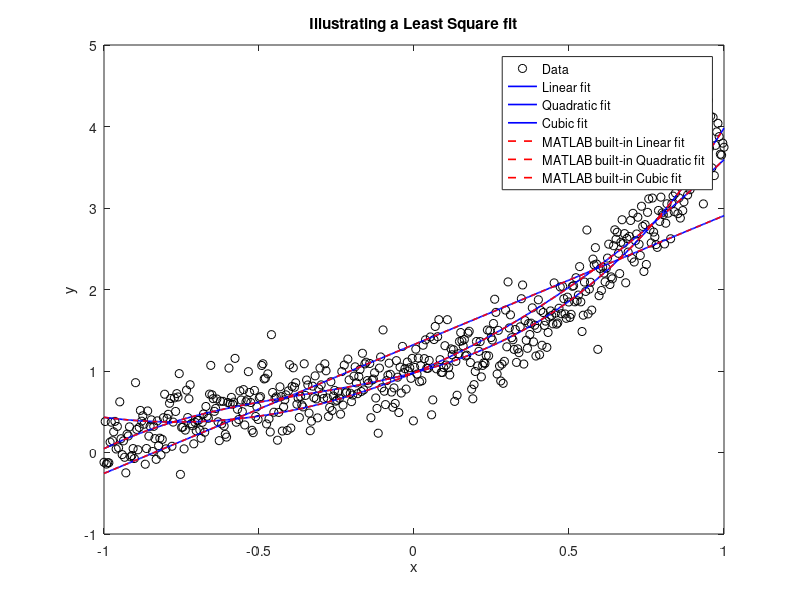

MATLAB code to generate this figure:
%% Introduction
%Aldous George
%EP 501
%Project 4
%This code contains excerpts from codes provided by Dr. Zettergen.
%https://github.com/Zettergren-Courses/EP501_matlab/
clc
clearvars
close all
%% Problem 1
%a
load('test_lsq.mat');

%Plot of noisy data
figure(1);
plot(x,ynoisy,'ko');
xlabel('x');
ylabel('y');
title('Illustrating a Least Square fit')
hold on;

%a
%I discussed with Kaijus Palm on how to do this part.
for N=1:3                               %Polynomials of varying degree
    %Calculating M matrix for the polynomial
    for i=1:N+1
        M(:,i)=x.^(i-1);                
    end %for
    %Polynomial function y
    a=flipud(inv((M')*M)*(M')*ynoisy);  %Coefficient a
    y=polyval(a,x);                     %Polynomial
    
    %plot
    figure(1)
    hold on
    plot(x,y,'b', 'LineWidth',1.2);
end %for

%Testing with Matlab built-in function
f1=polyfit(x,ynoisy,1);
F1=polyval(f1,x);
f2=polyfit(x,ynoisy,2);
F2=polyval(f2,x);
f3=polyfit(x,ynoisy,3);
F3=polyval(f3,x);
%Plots
figure(1)
hold on
plot(x,F1,'r--','LineWidth',1.2)
plot(x,F2,'r--','LineWidth',1.2)
plot(x,F3,'r--','LineWidth',1.2)
hold off

legend('Data','Linear fit','Quadratic fit','Cubic fit',...
    'MATLAB built-in Linear fit', 'MATLAB built-in Quadratic fit',...
    'MATLAB built-in Cubic fit');

%c
Chi_sq=(1/509)*sum((ynoisy-y).^(2)/(sigmay).^2)
